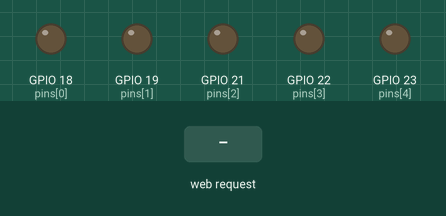
Bench run of a sketch on a simulated ESP32. Shown: output pins drawn as LEDs (lit = HIGH). The inputs (shaded band) are chosen by the test bench. WiFi joins after 1.5 s; servers stay silent unless stated; what the sketch prints to the serial monitor is not drawn.

Above: at 2.7 s.
2.8 s: HTTP request GET /led/pattern?state=ON received
At 2.92 s:
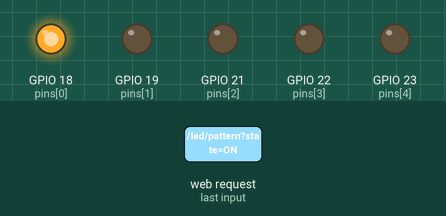
At 3.42 s:
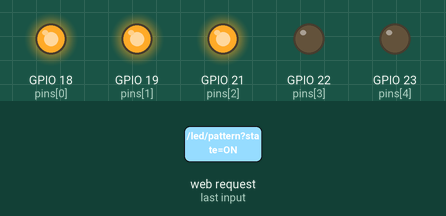
5.8 s: HTTP request GET /led/all?state=ON received
8.8 s: HTTP request GET /led/all received
At 9.1 s:
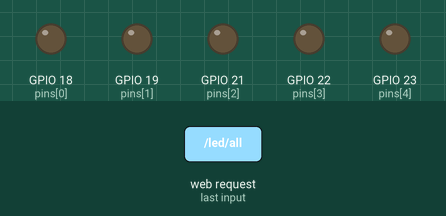
Timing chart, 0 to 11.8 s (numbered marks = the images above; inputs shaded):
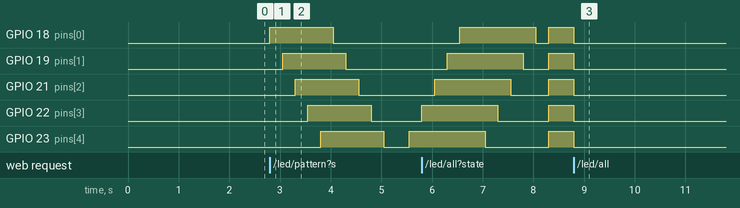

The sketch:

program.ino
```cpp
#include <WiFi.h>
#include <WebServer.h>

#define WIFI_SSID "TEST"
#define WIFI_PWD "test123"
#define delayTime 250

const int pins[] = {18, 19, 21, 22, 23};
const int arrayLength = sizeof(pins) / sizeof(pins[0]);

WebServer server(80);

void pattern() {
  for (int i = 0; i < arrayLength; i++) {
    digitalWrite(pins[i], HIGH);
    delay(delayTime);
  }

  for (int i = 0; i < arrayLength; i++) {
    digitalWrite(pins[i], LOW);
    delay(delayTime);
  }

  for (int i = arrayLength; i >= 0; i--) {
    digitalWrite(pins[i], HIGH);
    delay(delayTime);
  }

  for (int i = arrayLength; i >= 0; i--) {
    digitalWrite(pins[i], LOW);
    delay(delayTime);
  }
}

void handleAllLeds() {
  if (!server.hasArg("state")) {
    server.send(400, "application/json", "Missing state parameter");
  }

  String state = server.arg("state");
  if (state == "ON") {
    for (int i = 0; i < arrayLength; i++) {
      digitalWrite(pins[i], HIGH);
    }
  } else {
    for (int i = 0; i < arrayLength; i++) {
      digitalWrite(pins[i], LOW);
    }
  }
  server.send(200, "application/json", "LED is " + state);
}

void handlePatterns() {
  if (!server.hasArg("state")) {
    server.send(400, "application/json", "Missing state parameter");
  }

  String state = server.arg("state");
  server.send(200, "application/json", "Pattern is " + state);
  if (state == "ON") {
    pattern();
  } else {
    for (int i = 0; i < arrayLength; i++) {
      digitalWrite(pins[i], LOW);
    }
  }
}

void handleLed() {
  if (!server.hasArg("state") || !server.hasArg("led")) {
    server.send(400, "application/json", "Missing state or led parameter");
  }

  String state = server.arg("state");
  int led = (server.arg("led")).toInt();
  if (state == "ON") {
    digitalWrite(pins[led - 1], HIGH);
  } else {
    digitalWrite(pins[led - 1], LOW);
  }
  server.send(200, "application/json", "LED is " + state);
}

void setup() {
  for (int i = 0; i < arrayLength; i++) {
    pinMode(pins[i], OUTPUT);
  }
  Serial.begin(115200);
  WiFi.begin(WIFI_SSID, WIFI_PWD);

  while (WiFi.status() != WL_CONNECTED) {
    delay(500);
    Serial.print(".");
  }
  Serial.printf("\nConencted to WiFi: %s\n", WIFI_SSID);
  Serial.printf("IP: %s\n", WiFi.localIP().toString().c_str());

  server.on("/led", handleLed);
  server.on("/led/all", handleAllLeds);
  server.on("/led/pattern", handlePatterns);
  server.begin();
}

void loop() {
  server.handleClient();
}
```

Measured:
- after the input at 2.8 s, GPIO 18 (pins[0]): LOW → HIGH at once, → LOW 1.3 s later; GPIO 19 (pins[1]): LOW → HIGH after 0.25 s, → LOW 1.3 s later; GPIO 21 (pins[2]): LOW → HIGH after 0.50 s, → LOW 1.3 s later; GPIO 22 (pins[3]): LOW → HIGH after 0.75 s, → LOW 1.3 s later; GPIO 23 (pins[4]): LOW → HIGH after 1.0 s, → LOW 1.3 s later, → HIGH 0.50 s later
- after the input at 8.8 s, GPIO 18 (pins[0]), GPIO 19 (pins[1]), GPIO 21 (pins[2]), GPIO 22 (pins[3]), GPIO 23 (pins[4]): HIGH → LOW at once
